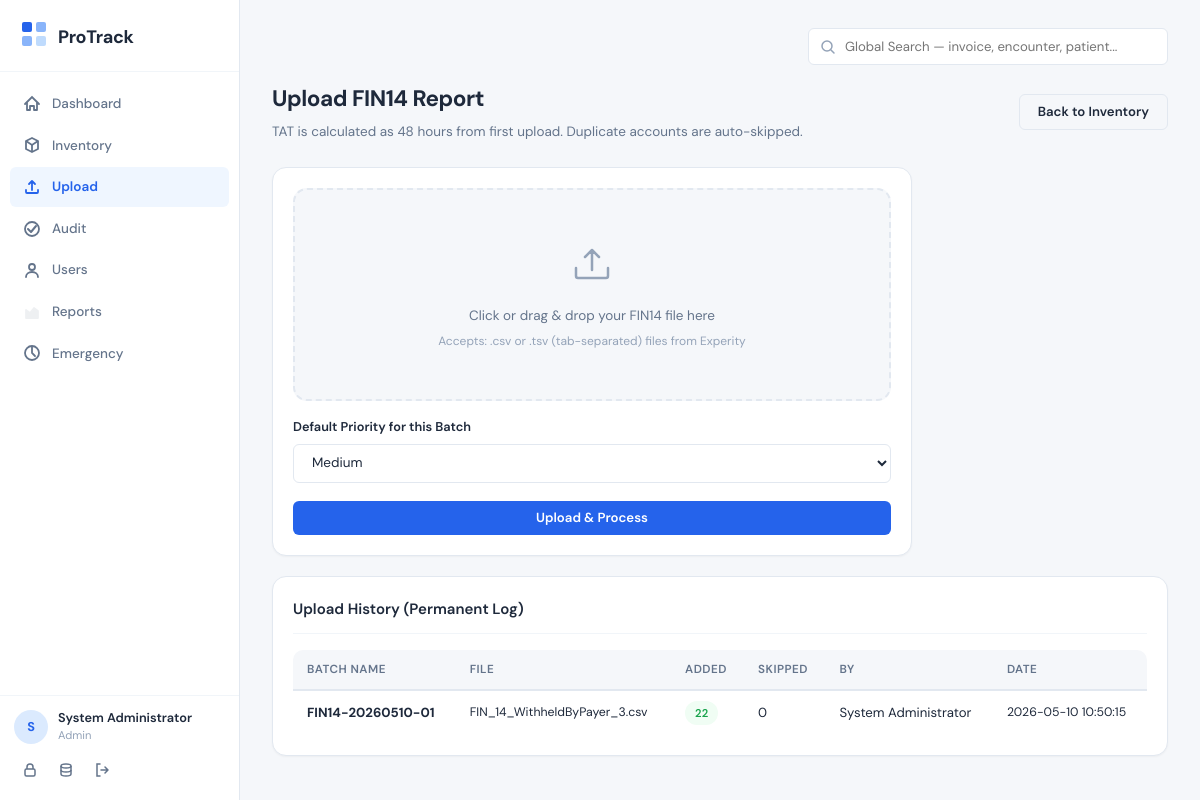
/inventory/upload (signed in), run on the app's committed database.
### tables this page shows
CREATE TABLE users (
        id INTEGER PRIMARY KEY AUTOINCREMENT,
        username TEXT UNIQUE NOT NULL,
        password_hash TEXT NOT NULL,
        full_name TEXT NOT NULL,
        role TEXT NOT NULL CHECK(role IN ('SuperAdmin','Admin','User','Auditor')),
        user_type TEXT DEFAULT NULL CHECK(user_type IN ('Coder','Biller',NULL)),
        is_active INTEGER DEFAULT 1,
        created_at TIMESTAMP DEFAULT CURRENT_TIMESTAMP,
        last_login TIMESTAMP,
        created_by INTEGER
    );

CREATE TABLE upload_history (
        id INTEGER PRIMARY KEY AUTOINCREMENT,
        batch_name TEXT NOT NULL,
        filename TEXT NOT NULL,
        records_added INTEGER DEFAULT 0,
        duplicates_skipped INTEGER DEFAULT 0,
        uploaded_by INTEGER,
        uploaded_at TIMESTAMP DEFAULT CURRENT_TIMESTAMP
    );

### app.py (the view, shortened to what this page needs)
@app.route('/inventory/upload', methods=['GET','POST'])
@admin_required
def upload_inventory():
    db = get_db()
    uploads = db.execute("SELECT uh.*, u.full_name FROM upload_history uh LEFT JOIN users u ON uh.uploaded_by=u.id ORDER BY uh.uploaded_at DESC LIMIT 50").fetchall()
    return render_template('upload_inventory.html', uploads=uploads)

### app.py (called while the page is built)
def get_db():
    if 'db' not in g:
        g.db = sqlite3.connect(DATABASE)
        g.db.row_factory = sqlite3.Row
        g.db.execute("PRAGMA journal_mode=WAL")
        g.db.execute("PRAGMA foreign_keys=ON")
    return g.db

def admin_required(f):
    @wraps(f)
    def decorated(*a, **kw):
        if 'user_id' not in session: return redirect(url_for('login'))
        if session.get('role') not in ('SuperAdmin', 'Admin', 'Auditor'):
            flash('Access denied.', 'error')
            return redirect(url_for('dashboard'))
        return f(*a, **kw)
    return decorated

@app.context_processor
def inject_helpers():
    return {'can_delete': can_delete}

### templates/upload_inventory.html (shortened to what this page needs)
{% extends "base.html" %}
{% block content %}
<div class="page-header">
    <div class="page-header-row">
        <div>
            <h1>Upload FIN14 Report</h1>
            <p>TAT is calculated as 48 hours from first upload. Duplicate accounts are auto-skipped.</p>
        </div>
        <a href="{{ url_for('inventory_list') }}" class="btn btn-secondary">Back to Inventory</a>
    </div>
</div>
<div class="card" style="max-width:640px; margin-bottom:20px">
    <form method="POST" enctype="multipart/form-data">
        <div class="upload-area" id="uploadArea">
            <svg width="48" height="48" viewBox="0 0 48 48" fill="none">
                <path d="M24 32V12M24 12L17 19M24 12L31 19" stroke="currentColor" stroke-width="2.5" stroke-linecap="round"/>
                <path d="M8 30V38C8 39.1 8.9 40 10 40H38C39.1 40 40 39.1 40 38V30" stroke="currentColor" stroke-width="2.5" stroke-linecap="round"/>
            </svg>
            <p>Click or drag & drop your FIN14 file here</p>
            <p class="hint">Accepts: .csv or .tsv (tab-separated) files from Experity</p>
        </div>
        <div class="form-group" style="margin-top:16px">
            <label class="form-label">Default Priority for this Batch</label>
            <select name="upload_priority" class="form-select">
                <option value="Medium">Medium</option>
            </select>
        </div>
        <button type="submit" class="btn btn-primary" style="width:100%;justify-content:center">Upload & Process</button>
    </form>
</div>
{% if uploads %}
<div class="card">
    <div class="card-header"><h2>Upload History (Permanent Log)</h2></div>
    <div class="table-wrapper">
        <table>
            <thead><tr><th>Batch Name</th><th>File</th><th>Added</th><th>Skipped</th><th>By</th><th>Date</th></tr></thead>
            <tbody>
            {% for u in uploads %}
            <tr>
                <td><strong>{{ u['batch_name'] }}</strong></td>
                <td style="font-size:0.82rem">{{ u['filename'] }}</td>
                <td><span class="badge badge-green">{{ u['records_added'] }}</span></td>
                <td>{{ u['duplicates_skipped'] }}</td>
                <td>{{ u['full_name'] or '—' }}</td>
                <td style="font-size:0.82rem">{{ u['uploaded_at'] }}</td>
            </tr>
            {% endfor %}
            </tbody>
        </table>
    </div>
</div>
{% endif %}
{% endblock %}

### templates/base.html (shortened to what this page needs)
<!DOCTYPE html>
<html lang="en">
<head>
    <link rel="stylesheet" href="{{ url_for('static', filename='css/style.css') }}">
</head>
<body>
    {% if session.get('user_id') %}
    <nav class="sidebar" id="sidebar">
        <div class="sidebar-brand">
            <div class="brand-icon">
            </div>
            <span class="brand-text">ProTrack</span>
        </div>
        <div class="sidebar-nav">
            <a href="{{ url_for('dashboard') }}" class="nav-item {% if request.endpoint == 'dashboard' %}active{% endif %}">
                <svg width="20" height="20" viewBox="0 0 20 20" fill="none"><path d="M3 10L10 3L17 10" stroke="currentColor" stroke-width="1.8" stroke-linecap="round"/><path d="M5 9V16H8V12H12V16H15V9" stroke="currentColor" stroke-width="1.8" stroke-linecap="round" stroke-linejoin="round"/></svg>
                <span>Dashboard</span>
            </a>
            <a href="{{ url_for('inventory_list') }}" class="nav-item {% if request.endpoint == 'inventory_list' %}active{% endif %}">
                <svg width="20" height="20" viewBox="0 0 20 20" fill="none"><path d="M4 6L10 3L16 6V14L10 17L4 14V6Z" stroke="currentColor" stroke-width="1.8" stroke-linejoin="round"/><path d="M10 10V17" stroke="currentColor" stroke-width="1.8"/><path d="M4 6L10 10L16 6" stroke="currentColor" stroke-width="1.8"/></svg>
                <span>Inventory</span>
            </a>
            {% if session.get('role') in ('SuperAdmin','Admin','Auditor') %}
            <a href="{{ url_for('upload_inventory') }}" class="nav-item {% if request.endpoint == 'upload_inventory' %}active{% endif %}">
                <span>Upload</span>
            </a>
            <a href="{{ url_for('audit_list') }}" class="nav-item {% if request.endpoint == 'audit_list' %}active{% endif %}">
                <svg width="20" height="20" viewBox="0 0 20 20" fill="none"><path d="M6 10L9 13L14 7" stroke="currentColor" stroke-width="2" stroke-linecap="round" stroke-linejoin="round"/><circle cx="10" cy="10" r="7" stroke="currentColor" stroke-width="1.8"/></svg>
                <span>Audit</span>
            </a>
            <a href="{{ url_for('users_list') }}" class="nav-item {% if request.endpoint in ('users_list','add_user','edit_user') %}active{% endif %}">
                <svg width="20" height="20" viewBox="0 0 20 20" fill="none"><circle cx="10" cy="7" r="3" stroke="currentColor" stroke-width="1.8"/><path d="M4 17C4 14 6.5 12 10 12C13.5 12 16 14 16 17" stroke="currentColor" stroke-width="1.8" stroke-linecap="round"/></svg>
                <span>Users</span>
            </a>
            <a href="{{ url_for('reports') }}" class="nav-item {% if request.endpoint == 'reports' %}active{% endif %}">
                <svg width="20" height="20" viewBox="0 0 20 20" fill="none"><path d="M4 16V8L8 11L12 6L16 9V16H4Z" stroke="currentColor" stroke-width="1.8" fill="currentColor" opacity="0.1" stroke-linejoin="round"/></svg>
                <span>Reports</span>
            </a>
            <a href="{{ url_for('emergency_reassign') }}" class="nav-item {% if request.endpoint == 'emergency_reassign' %}active{% endif %}">
                <svg width="20" height="20" viewBox="0 0 20 20" fill="none"><path d="M10 4V10L13 13" stroke="currentColor" stroke-width="1.8" stroke-linecap="round"/><circle cx="10" cy="10" r="7" stroke="currentColor" stroke-width="1.8"/></svg>
                <span>Emergency</span>
            </a>
            {% endif %}
        </div>
        <div class="sidebar-footer">
            <div class="user-badge">
                <div class="user-avatar">{{ session.get('full_name', 'U')[0] }}</div>
                <div class="user-info">
                    <span class="user-name">{{ session.get('full_name', 'User') }}</span>
                    <span class="user-role">{{ session.get('role') }}{% if session.get('user_type') %} · {{ session.get('user_type') }}{% endif %}</span>
                </div>
            </div>
            <div class="sidebar-actions">
                <a href="{{ url_for('change_password') }}" class="btn-icon" title="Change Password">
                    <svg width="16" height="16" viewBox="0 0 16 16" fill="none"><rect x="3" y="7" width="10" height="7" rx="1.5" stroke="currentColor" stroke-width="1.5"/><path d="M5 7V5C5 3.34 6.34 2 8 2C9.66 2 11 3.34 11 5V7" stroke="currentColor" stroke-width="1.5"/></svg>
                </a>
                {% if session.get('role') in ('SuperAdmin','Admin','Auditor') %}
                <a href="{{ url_for('backup_database') }}" class="btn-icon" title="Backup Database">
                </a>
                {% endif %}
                <a href="{{ url_for('logout') }}" class="btn-icon btn-logout" title="Logout">
                    <svg width="16" height="16" viewBox="0 0 16 16" fill="none"><path d="M6 2H3V14H6" stroke="currentColor" stroke-width="1.5" stroke-linecap="round"/><path d="M7 8H14M14 8L11 5M14 8L11 11" stroke="currentColor" stroke-width="1.5" stroke-linecap="round" stroke-linejoin="round"/></svg>
                </a>
            </div>
        </div>
    </nav>
    {% endif %}
    <main class="{% if session.get('user_id') %}main-content{% else %}main-full{% endif %}">
        {% if session.get('user_id') %}
        <div class="topbar">
            <form action="{{ url_for('global_search') }}" method="GET" class="topbar-search">
                <input type="text" name="q" placeholder="Global Search — invoice, encounter, patient..." value="{{ request.args.get('q','') if request.endpoint == 'global_search' else '' }}">
            </form>
        </div>
        {% endif %}
        {% block content %}{% endblock %}
    </main>
</body>
</html>

### data on the page
users: get "System Administrator"
upload_history: batch_name "FIN14-20260510-01", filename "FIN_14_WithheldByPayer_3.csv", records_added "22", duplicates_skipped "0", full_name "System Administrator", uploaded_at "2026-05-10 10:50:15"

### other printed values
{{ session.get('full_name', 'U')[0] }} "S"
{{ session.get('role') }} "Admin"
